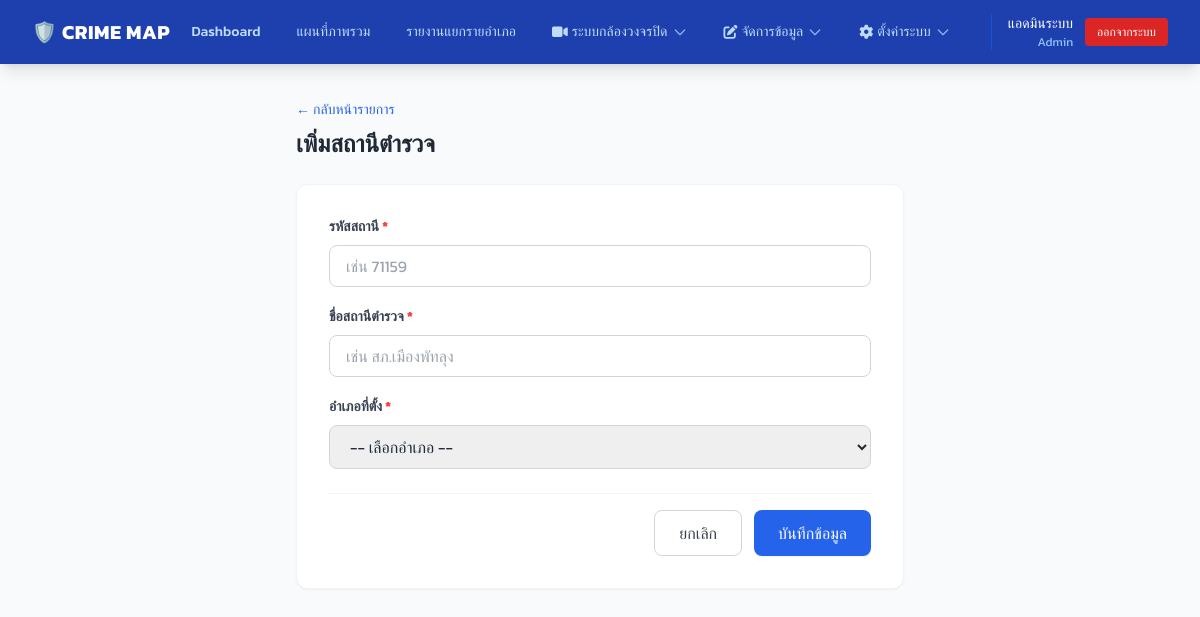
The app's page /police_station_form.php (signed in) with its own data.
### tables this page shows
CREATE TABLE `menus` (
  `id` int NOT NULL AUTO_INCREMENT,
  `menu_type` enum('frontend','backend') NOT NULL DEFAULT 'backend',
  `title` varchar(100) NOT NULL,
  `url` varchar(255) DEFAULT '#',
  `icon` varchar(100) DEFAULT NULL COMMENT 'FontAwesome class e.g. fas fa-home',
  `css_class` varchar(255) DEFAULT NULL COMMENT 'Custom CSS classes for buttons',
  `parent_id` int DEFAULT NULL,
  `order_num` int DEFAULT '0',
  `allowed_roles` TEXT DEFAULT NULL COMMENT 'JSON array of allowed role_ids, NULL means all',
  `is_active` tinyint(1) DEFAULT '1',
  PRIMARY KEY (`id`),
  KEY `parent_id` (`parent_id`),
  CONSTRAINT `menus_ibfk_1` FOREIGN KEY (`parent_id`) REFERENCES `menus` (`id`) ON DELETE CASCADE
);

### auth.php (called while the page is built, shortened)
<?php
$user_name = $_SESSION['user_name'];
$user_role_name = $_SESSION['role_name'];
?>

### police_station_form.php (the view, shortened to what this page needs)
<?php
require_once 'auth.php';
require_once 'db_config.php';
$id = isset($_GET['id']) ? intval($_GET['id']) : 0;
$action = $id > 0 ? "แก้ไข" : "เพิ่ม";
$row = [
    'station_code' => '',
    'station_name' => '',
    'district_id' => ''
];
?>
<!DOCTYPE html>
<html lang="th">
<head>
    <script src="https://cdn.tailwindcss.com"></script>
</head>
<body class="bg-gray-50 text-gray-800 flex flex-col min-h-screen">
    <?php include 'navbar.php'; ?>
    <main class="flex-grow p-6 lg:p-8 max-w-2xl mx-auto w-full">
        <div class="mb-6">
            <a href="manage_police_stations.php" class="text-blue-600 hover:underline text-sm font-medium">&larr; กลับหน้ารายการ</a>
            <h1 class="text-2xl font-bold text-gray-800 mt-2"><?= $action ?>สถานีตำรวจ</h1>
        </div>
        <div class="bg-white p-6 md:p-8 rounded-xl shadow-sm border border-gray-100">
            <form action="save_police_station.php" method="POST">
                <div class="mb-5">
                    <label class="block text-sm font-bold text-gray-700 mb-2">รหัสสถานี <span class="text-red-500">*</span></label>
                    <input type="text" name="station_code" value="<?= htmlspecialchars($row['station_code']) ?>" required
                           placeholder="เช่น 71159"
                           class="w-full px-4 py-2 border border-gray-300 rounded-lg focus:ring-blue-500 focus:border-blue-500 outline-none transition-all">
                </div>
                <div class="mb-5">
                    <label class="block text-sm font-bold text-gray-700 mb-2">ชื่อสถานีตำรวจ <span class="text-red-500">*</span></label>
                    <input type="text" name="station_name" value="<?= htmlspecialchars($row['station_name']) ?>" required
                           placeholder="เช่น สภ.เมืองพัทลุง"
                           class="w-full px-4 py-2 border border-gray-300 rounded-lg focus:ring-blue-500 focus:border-blue-500 outline-none transition-all">
                </div>
                <div class="mb-6">
                    <label class="block text-sm font-bold text-gray-700 mb-2">อำเภอที่ตั้ง <span class="text-red-500">*</span></label>
                    <select name="district_id" required class="w-full px-4 py-2 border border-gray-300 rounded-lg focus:ring-blue-500 focus:border-blue-500 outline-none transition-all">
                        <option value="">-- เลือกอำเภอ --</option>
                    </select>
                </div>
                <div class="flex justify-end gap-3 pt-4 border-t border-gray-100">
                    <a href="manage_police_stations.php" class="px-6 py-2.5 rounded-lg border border-gray-300 text-gray-700 font-medium hover:bg-gray-50 transition-colors">
                        ยกเลิก
                    </a>
                    <button type="submit" class="px-6 py-2.5 rounded-lg bg-blue-600 text-white font-medium hover:bg-blue-700 shadow-sm transition-colors">
                        บันทึกข้อมูล
                    </button>
                </div>
            </form>
        </div>
    </main>
</body>
</html>

### navbar.php (shortened to what this page needs)
<?php
$current_page = basename($_SERVER['PHP_SELF']);
if (isset($pdo)) {
    $stmt = $pdo->prepare("SELECT * FROM menus WHERE menu_type = 'backend' AND is_active = 1 ORDER BY order_num ASC");
    $stmt->execute();
    $all_menus = $stmt->fetchAll(PDO::FETCH_ASSOC);
    $allowed_menus = [];
    foreach ($all_menus as $menu) {
        $allowed_menus[] = $menu;
    }
    $menu_tree = [];
    foreach ($allowed_menus as $menu) {
        if (empty($menu['parent_id'])) {
            $menu['children'] = [];
            $menu_tree[$menu['id']] = $menu;
        }
    }
    foreach ($allowed_menus as $menu) {
        if (!empty($menu['parent_id']) && isset($menu_tree[$menu['parent_id']])) {
            $menu_tree[$menu['parent_id']]['children'][] = $menu;
        }
    }
} else {
    $menu_tree = [];
}
?>
<link rel="stylesheet" href="https://cdnjs.cloudflare.com/ajax/libs/font-awesome/6.4.0/css/all.min.css">
<nav class="bg-blue-800 text-white shadow-lg shrink-0 z-50 relative">
    <div class="w-full px-4 sm:px-6 lg:px-8">
        <div class="flex items-center justify-between h-16">
            <div class="flex items-center gap-3">
                <span class="text-lg sm:text-xl font-bold tracking-wide truncate">🛡️ CRIME MAP</span>
            </div>
            <div class="hidden md:flex items-center gap-1 lg:gap-3">
                <?php foreach ($menu_tree as $menu): ?>
                    <?php if (empty($menu['children'])): ?>
                        <a href="<?= htmlspecialchars($menu['url']) ?>" class="flex items-center gap-1 whitespace-nowrap px-3 py-2 rounded-md text-sm font-medium <?= $current_page == $menu['url'] ? 'bg-blue-900 text-white shadow-inner' : 'text-blue-200 hover:text-white hover:bg-blue-700 transition' ?>">
                            <?= htmlspecialchars($menu['title']) ?>
                        </a>
                    <?php else: ?>
                        <div class="relative group">
                            <button class="flex items-center gap-1 whitespace-nowrap px-3 py-2 rounded-md text-sm font-medium text-blue-200 hover:text-white hover:bg-blue-700 transition">
                                <?php if($menu['icon']): ?><i class="<?= htmlspecialchars($menu['icon']) ?>"></i><?php endif; ?>
                                <?= htmlspecialchars($menu['title']) ?>
                                <svg class="w-4 h-4 opacity-70" fill="none" stroke="currentColor" viewBox="0 0 24 24"><path stroke-linecap="round" stroke-linejoin="round" stroke-width="2" d="M19 9l-7 7-7-7"></path></svg>
                            </button>
                        </div>
                    <?php endif; ?>
                <?php endforeach; ?>
                <div class="ml-2 pl-2 lg:ml-4 lg:pl-4 border-l border-blue-700 flex items-center gap-3">
                    <div class="text-sm text-right hidden lg:block">
                        <div class="text-white font-medium whitespace-nowrap"><?= htmlspecialchars($user_name ?? '') ?></div>
                        <div class="text-blue-300 text-xs whitespace-nowrap"><?= htmlspecialchars($user_role_name ?? '') ?></div>
                    </div>
                    <a href="logout.php" class="bg-red-600 hover:bg-red-700 text-white px-3 py-1.5 rounded text-xs font-medium transition whitespace-nowrap">ออกจากระบบ</a>
                </div>
            </div>
        </div>
    </div>
</nav>

### police_station_form.php (style rules this page uses)
body { font-family: 'Kanit', sans-serif; }

### records on screen
menus: title "Dashboard"
menus: title "แผนที่ภาพรวม"
menus: title "รายงานแยกรายอำเภอ"
menus: title "ระบบกล้องวงจรปิด"
menus: title "จัดการข้อมูล"
menus: title "ตั้งค่าระบบ"

### other values on screen
$user_name "แอดมินระบบ"
$user_role_name "Admin"
$action "เพิ่ม"
